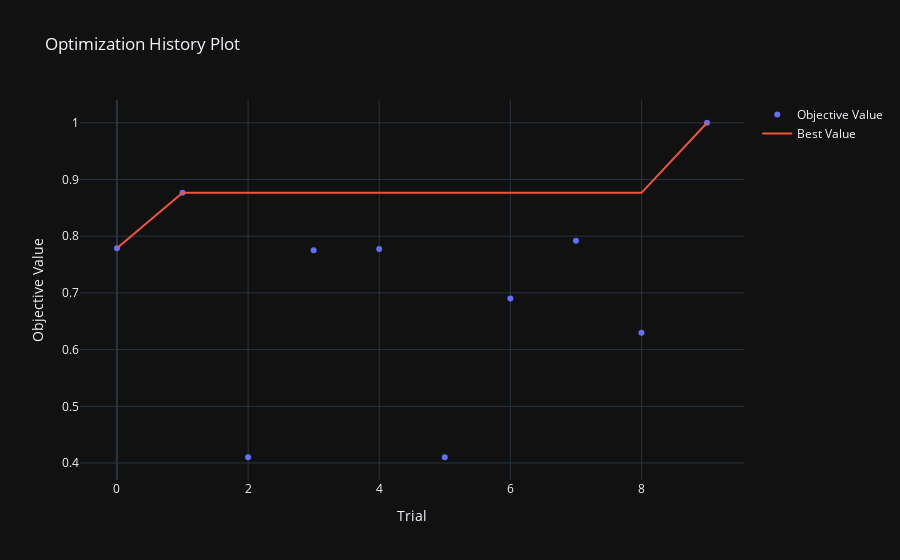

Write notebook code for a chart like this one.
### Code cell
vis.plot_optimization_history(study)

### Figure 1 — Plotly figure (JSON) as saved in the notebook; plotly's stock layout.template omitted (floating-point values rounded to 4 significant figures)
{"data": [{"mode": "markers", "name": "Objective Value", "x": [0, 1, 2, 3, 4, 5, 6, 7, 8, 9], "y": [0.7785, 0.8764, 0.4102, 0.7751, 0.7775, 0.4102, 0.6902, 0.792, 0.6298, 1.0], "type": "scatter"}, {"mode": "lines", "name": "Best Value", "x": [0, 1, 2, 3, 4, 5, 6, 7, 8, 9], "y": [0.7785, 0.8764, 0.8764, 0.8764, 0.8764, 0.8764, 0.8764, 0.8764, 0.8764, 1.0], "type": "scatter"}, {"marker": {"color": "#cccccc"}, "mode": "markers", "name": "Infeasible Trial", "showlegend": false, "x": [], "y": [], "type": "scatter"}], "layout": {"title": {"text": "Optimization History Plot"}, "xaxis": {"title": {"text": "Trial"}}, "yaxis": {"title": {"text": "Objective Value"}}}}
